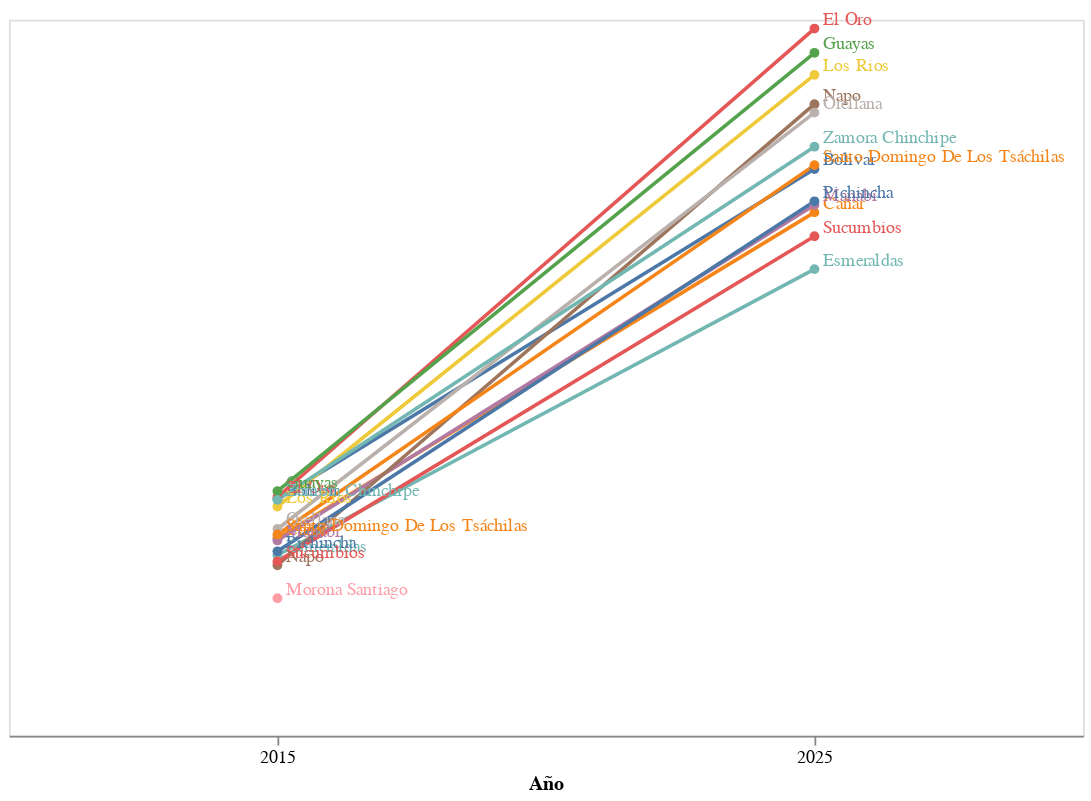

The code cell stored with this chart in its notebook:
### Code cell
import altair as alt

# --- Filtrar y agrupar ---
df = df[df['PACC_ANIO'].isin([2015, 2025])].dropna(subset=['PACC_PRECIO_USD'])

df_group = (
    df.groupby(["PACC_ANIO", "DPA_PROVINCIA"], as_index=False)["PACC_PRECIO_USD"]
    .mean()
    .round(2)
)

df_wide = df_group.pivot(
    index="DPA_PROVINCIA",
    columns="PACC_ANIO",
    values="PACC_PRECIO_USD"
).reset_index()

# Formato largo
df_long = df_wide.melt(
    id_vars="DPA_PROVINCIA",
    value_vars=[2015, 2025],
    var_name="Año",
    value_name="Precio"
)

# --- Gráfico principal ---
base = alt.Chart(df_long).encode(
    x=alt.X("Año:N", title="Año", axis=alt.Axis(labelAngle=0, grid=False)),
    y=alt.Y("Precio:Q", axis=None),
    color=alt.Color("DPA_PROVINCIA:N", legend=None),  # sin leyenda
    detail="DPA_PROVINCIA:N",
    tooltip=["Año", "DPA_PROVINCIA", "Precio"]
)

# Líneas + puntos
lines = base.mark_line(point=True)

# Etiquetas con nombre de provincia
labels = base.mark_text(
    align="left", dx=5, dy=-5, size=10
).encode(
    text="DPA_PROVINCIA"
)

# Combinar
chart = (lines + labels).properties(width=600, height=400)

chart

### Figure 1 — Vega-Lite specification as saved in the notebook (floating-point values rounded to 4 significant figures)
{"config": {"view": {"continuousWidth": 300, "continuousHeight": 300}}, "layer": [{"mark": {"type": "line", "point": true}, "encoding": {"color": {"field": "DPA_PROVINCIA", "legend": null, "type": "nominal"}, "detail": {"field": "DPA_PROVINCIA", "type": "nominal"}, "tooltip": [{"field": "Año", "type": "quantitative"}, {"field": "DPA_PROVINCIA", "type": "nominal"}, {"field": "Precio", "type": "quantitative"}], "x": {"axis": {"grid": false, "labelAngle": 0}, "field": "Año", "title": "Año", "type": "nominal"}, "y": {"axis": null, "field": "Precio", "type": "quantitative"}}}, {"mark": {"type": "text", "align": "left", "dx": 5, "dy": -5, "size": 10}, "encoding": {"color": {"field": "DPA_PROVINCIA", "legend": null, "type": "nominal"}, "detail": {"field": "DPA_PROVINCIA", "type": "nominal"}, "text": {"field": "DPA_PROVINCIA", "type": "nominal"}, "tooltip": [{"field": "Año", "type": "quantitative"}, {"field": "DPA_PROVINCIA", "type": "nominal"}, {"field": "Precio", "type": "quantitative"}], "x": {"axis": {"grid": false, "labelAngle": 0}, "field": "Año", "title": "Año", "type": "nominal"}, "y": {"axis": null, "field": "Precio", "type": "quantitative"}}}], "data": {"name": "data-9099c6b3adfd441d3da3f97ec61eab6e"}, "height": 400, "width": 600, "$schema": "https://vega.github.io/schema/vega-lite/v5.8.0.json", "datasets": {"data-9099c6b3adfd441d3da3f97ec61eab6e": [{"DPA_PROVINCIA": "Bolivar", "Año": 2015, "Precio": 115.6}, {"DPA_PROVINCIA": "Cañar", "Año": 2015, "Precio": 96.49}, {"DPA_PROVINCIA": "El Oro", "Año": 2015, "Precio": 116.7}, {"DPA_PROVINCIA": "Esmeraldas", "Año": 2015, "Precio": 88.2}, {"DPA_PROVINCIA": "Guayas", "Año": 2015, "Precio": 119.5}, {"DPA_PROVINCIA": "Los Rios", "Año": 2015, "Precio": 112.0}, {"DPA_PROVINCIA": "Manabí", "Año": 2015, "Precio": 95.45}, {"DPA_PROVINCIA": "Morona Santiago", "Año": 2015, "Precio": 67.19}, {"DPA_PROVINCIA": "Napo", "Año": 2015, "Precio": 83.31}, {"DPA_PROVINCIA": "Orellana", "Año": 2015, "Precio": 101.0}, {"DPA_PROVINCIA": "Pichincha", "Año": 2015, "Precio": 90.14}, {"DPA_PROVINCIA": "Santo Domingo De Los Tsáchilas", "Año": 2015, "Precio": 98.35}, {"DPA_PROVINCIA": "Sucumbios", "Año": 2015, "Precio": 85.2}, {"DPA_PROVINCIA": "Zamora Chinchipe", "Año": 2015, "Precio": 115.3}, {"DPA_PROVINCIA": "Bolivar", "Año": 2025, "Precio": 277.0}, {"DPA_PROVINCIA": "Cañar", "Año": 2025, "Precio": 255.8}, {"DPA_PROVINCIA": "El Oro", "Año": 2025, "Precio": 345.7}, {"DPA_PROVINCIA": "Esmeraldas", "Año": 2025, "Precio": 228.1}, {"DPA_PROVINCIA": "Guayas", "Año": 2025, "Precio": 333.8}, {"DPA_PROVINCIA": "Los Rios", "Año": 2025, "Precio": 323.0}, {"DPA_PROVINCIA": "Manabí", "Año": 2025, "Precio": 259.5}, {"DPA_PROVINCIA": "Morona Santiago", "Año": 2025, "Precio": null}, {"DPA_PROVINCIA": "Napo", "Año": 2025, "Precio": 308.7}, {"DPA_PROVINCIA": "Orellana", "Año": 2025, "Precio": 304.6}, {"DPA_PROVINCIA": "Pichincha", "Año": 2025, "Precio": 261.2}, {"DPA_PROVINCIA": "Santo Domingo De Los Tsáchilas", "Año": 2025, "Precio": 278.9}, {"DPA_PROVINCIA": "Sucumbios", "Año": 2025, "Precio": 244.1}, {"DPA_PROVINCIA": "Zamora Chinchipe", "Año": 2025, "Precio": 287.9}]}}
